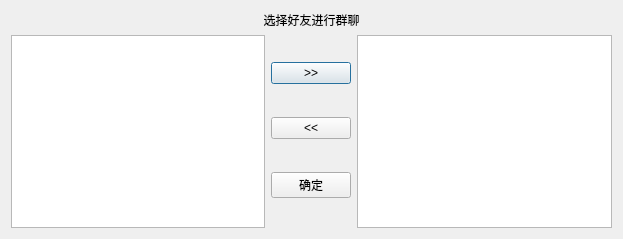
<?xml version="1.0" encoding="UTF-8"?>
<ui version="4.0">
 <class>GroupSendDialog</class>
 <widget class="QDialog" name="GroupSendDialog">
  <property name="geometry">
   <rect>
    <x>0</x>
    <y>0</y>
    <width>623</width>
    <height>239</height>
   </rect>
  </property>
  <property name="windowTitle">
   <string>Dialog</string>
  </property>
  <layout class="QGridLayout" name="gridLayout">
   <item row="0" column="0">
    <layout class="QVBoxLayout" name="verticalLayout_2">
     <item>
      <widget class="QLabel" name="label">
       <property name="text">
        <string>选择好友进行群聊</string>
       </property>
       <property name="alignment">
        <set>Qt::AlignCenter</set>
       </property>
      </widget>
     </item>
     <item>
      <layout class="QHBoxLayout" name="horizontalLayout">
       <item>
        <widget class="QListView" name="FriendListView"/>
       </item>
       <item>
        <layout class="QVBoxLayout" name="verticalLayout">
         <item>
          <widget class="QPushButton" name="AddButton">
           <property name="text">
            <string>&gt;&gt;</string>
           </property>
          </widget>
         </item>
         <item>
          <widget class="QPushButton" name="SubButton">
           <property name="text">
            <string>&lt;&lt;</string>
           </property>
          </widget>
         </item>
         <item>
          <widget class="QPushButton" name="pushButton">
           <property name="text">
            <string>确定</string>
           </property>
          </widget>
         </item>
        </layout>
       </item>
       <item>
        <widget class="QListView" name="ChooseListView"/>
       </item>
      </layout>
     </item>
    </layout>
   </item>
  </layout>
 </widget>
 <resources/>
 <connections/>
</ui>
